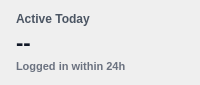
          <widget class="QFrame" name="cardActiveToday">
           <property name="minimumSize">
            <size>
             <width>0</width>
             <height>85</height>
            </size>
           </property>
           <property name="maximumSize">
            <size>
             <width>16777215</width>
             <height>85</height>
            </size>
           </property>
           <property name="styleSheet">
            <string notr="true">QFrame#cardActiveToday {
    background-color: #fffbeb;
    border: 1px solid #fed7aa;
    border-radius: 8px;
}</string>
           </property>
           <layout class="QVBoxLayout" name="cardActiveTodayLayout">
            <property name="spacing">
             <number>4</number>
            </property>
            <property name="leftMargin">
             <number>16</number>
            </property>
            <property name="topMargin">
             <number>12</number>
            </property>
            <property name="rightMargin">
             <number>16</number>
            </property>
            <property name="bottomMargin">
             <number>12</number>
            </property>
            <item>
             <widget class="QLabel" name="cardActiveTodayTitle">
              <property name="styleSheet">
               <string notr="true">color: #4b5563; font-size: 12px; font-weight: 500; background: transparent;</string>
              </property>
              <property name="text">
               <string>Active Today</string>
              </property>
             </widget>
            </item>
            <item>
             <widget class="QLabel" name="cardActiveTodayValue">
              <property name="styleSheet">
               <string notr="true">color: #111827; font-size: 22px; font-weight: bold; background: transparent;</string>
              </property>
              <property name="text">
               <string>--</string>
              </property>
             </widget>
            </item>
            <item>
             <widget class="QLabel" name="cardActiveTodaySubLabel">
              <property name="styleSheet">
               <string notr="true">color: #6b7280; font-size: 11px; font-weight: 500; background: transparent;</string>
              </property>
              <property name="text">
               <string>Logged in within 24h</string>
              </property>
             </widget>
            </item>
           </layout>
          </widget>
